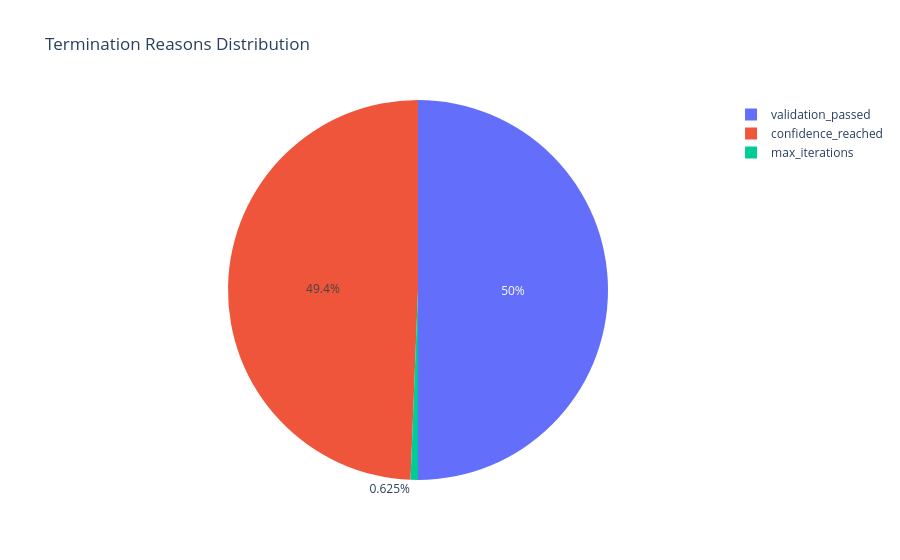

Notebook source saved alongside this figure:
### Markdown cell above
## 5. Agentic Workflow Analysis

### Code cell
# ReAct iteration analysis
iteration_data = get_iteration_analysis()
if not iteration_data.empty:
    print("ReAct & Self-Correcting Iteration Analysis:")
    display(iteration_data)
    
    # Termination reason distribution
    fig = px.pie(
        iteration_data,
        values='runs',
        names='termination_reason',
        title='Termination Reasons Distribution'
    )
    fig.show()

### Figure 1 — Plotly figure (JSON) as saved in the notebook; plotly's stock layout.template omitted (floating-point values rounded to 4 significant figures)
{"data": [{"domain": {"x": [0, 1], "y": [0, 1]}, "hovertemplate": "termination_reason=%{label}<br>runs=%{value}<extra></extra>", "labels": ["confidence_reached", "max_iterations", "confidence_reached", "confidence_reached", "confidence_reached", "validation_passed", "validation_passed", "validation_passed", "validation_passed"], "legendgroup": "", "name": "", "showlegend": true, "type": "pie", "values": [19, 1, 20, 20, 20, 20, 20, 20, 20]}], "layout": {"legend": {"tracegroupgap": 0}, "title": {"text": "Termination Reasons Distribution"}}}
